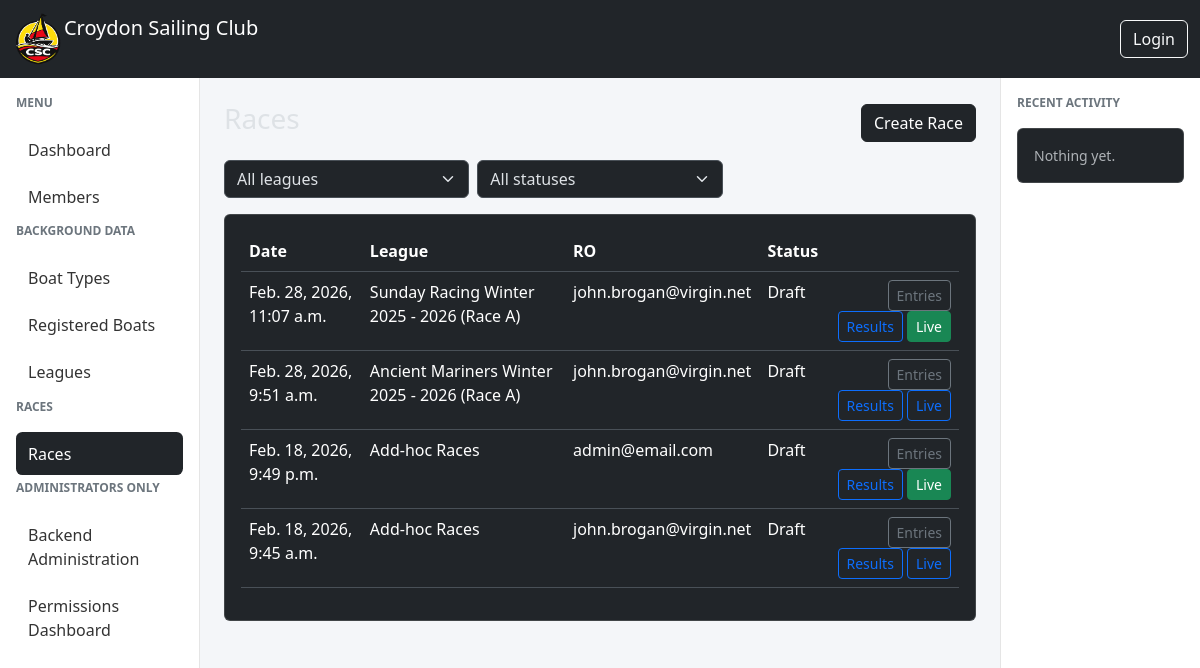
Before: / with the older database file.
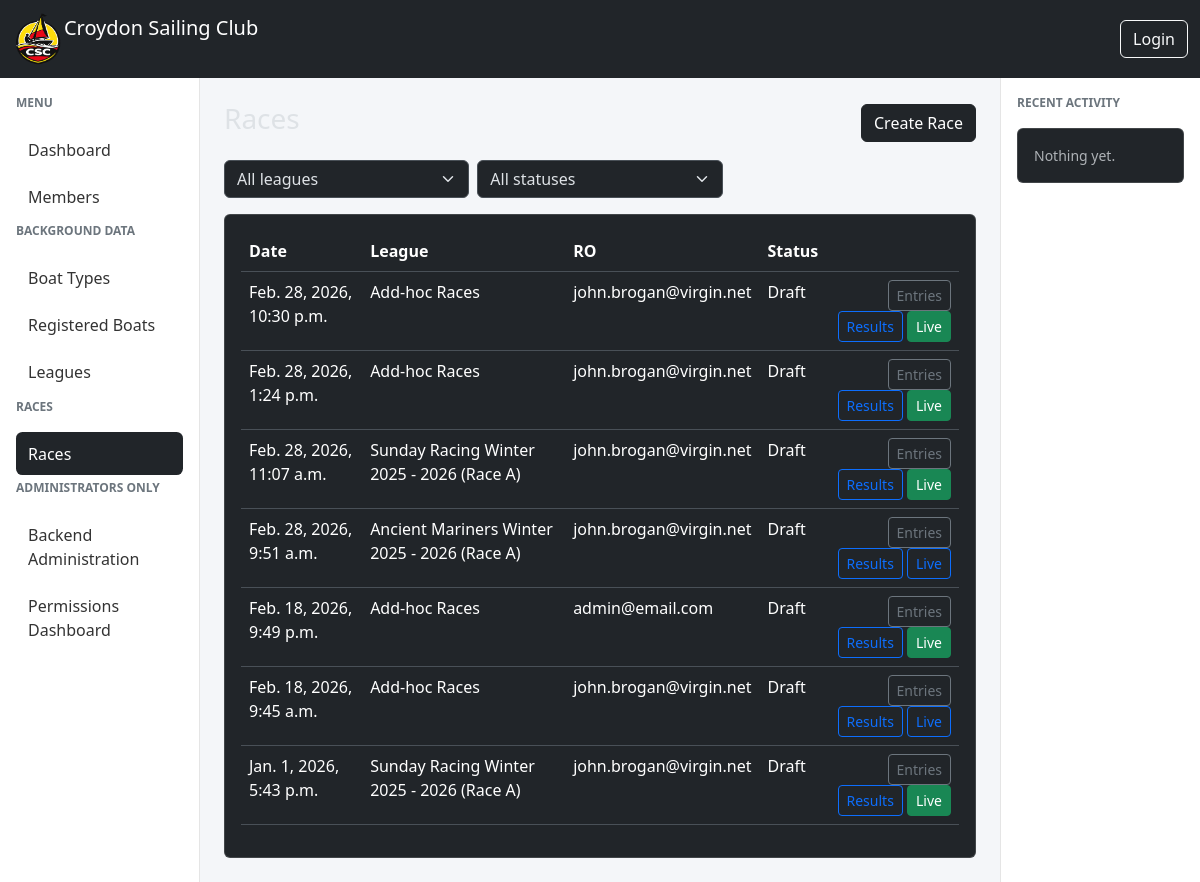
After: the same page with the newer database file.
### races/models.py (models this page shows, shortened)
class Race(models.Model):
    event = models.OneToOneField(Event, on_delete=models.CASCADE)
    league = models.ForeignKey(
        "races.League",
        on_delete=models.SET_NULL,
        null=True,
        blank=True,
        related_name="races",
    )
    race_officer = models.ForeignKey(
        settings.AUTH_USER_MODEL,
        on_delete=models.SET_NULL,
        null=True,
        related_name="races_as_ro",
    )
    assistant_race_officer = models.ForeignKey(
        settings.AUTH_USER_MODEL,
        on_delete=models.SET_NULL,
        null=True,
        blank=True,
        related_name="races_as_aro",
    )
    class RaceStatus(models.TextChoices):
        DRAFT = "draft", "Draft"
        OPEN = "open", "Open"
        RUNNING = "running", "Running"
        FINISHED = "finished", "Finished"
        VERIFIED = "verified", "Verified"
        LOCKED = "locked", "Locked"
    status = models.CharField(
        max_length=20,
        choices=RaceStatus.choices,
        default=RaceStatus.DRAFT,
    )

class Event(models.Model):
    class EventType(models.TextChoices):
        RACE = "race", "Race"
        MEETING = "meeting", "Meeting"
        WORKPARTY = "workparty", "Work Party"
    start_datetime = models.DateTimeField()
    type = models.CharField(max_length=20, choices=EventType.choices)
    created_by = models.ForeignKey(
        settings.AUTH_USER_MODEL,
        on_delete=models.SET_NULL,
        null=True,
        related_name="events_created",
    )
    created_at = models.DateTimeField(auto_now_add=True)
    is_active = models.BooleanField(default=True)

class League(models.Model):
    name = models.CharField(max_length=200, unique=True)
    description = models.CharField(max_length=200, blank=True)
    date_from = models.DateField(help_text='The first date a race can be added to this league')
    date_to = models.DateField(help_text='The last date a race can be added to this league')
    def __str__(self):
        return self.name

### members/models.py (models this page shows, shortened)
class Member(AbstractUser):
    username = models.CharField(
        max_length=150,
        unique=True,
        null=True,
        blank=True,
        verbose_name="Alias"
    )
    email = models.EmailField(
        unique=True,
        verbose_name="Email Address"
    )
    full_name = models.CharField(
        max_length=255,
        blank=True,
        help_text="Full name as an alternative to first and last name"
    )
    email_verified = models.BooleanField(
        default=False,
        help_text="Designates whether the user's email has been verified"
    )
    default_boat = models.ForeignKey(
        "races.RegisteredBoat",
        on_delete=models.SET_NULL,
        null=True,
        blank=True,
        related_name="default_for_members",
    )
    USERNAME_FIELD = "email"
    REQUIRED_FIELDS = ["username"]
    def __str__(self):
        return self.email

### races/views.py (the view)
# urls.py: path("", RaceListView.as_view(), name="races-list"),
class RaceListView(ListView):
    model = Race
    template_name = "races/race_list.html"
    context_object_name = "races"
    ordering = ["-event__start_datetime"]
    def get_queryset(self):
        qs = super().get_queryset().select_related("league")
        league_id = self.request.GET.get("league")
        status = self.request.GET.get("status")
        if league_id and league_id != "all":
            qs = qs.filter(league_id=league_id)
        if status and status != "all":
            qs = qs.filter(status=status)
        qs = qs.annotate(
            has_events=Exists(
                RaceEvent.objects.filter(
                    race=OuterRef("pk"),
                    event_type="start"
                )
            )
        )
        return qs
    def get_context_data(self, **kwargs):
        context = super().get_context_data(**kwargs)
        context["leagues"] = League.objects.order_by("name")
        context["selected_league"] = self.request.GET.get("league", "all")
        context["selected_status"] = self.request.GET.get("status", "all")
        return context

### races/templates/races/race_list.html (shortened to what this page needs)
{% extends "base.html" %}
{% block content %}
<div class="d-flex justify-content-between align-items-center mb-3">
    <h3>Races</h3>
    <a href="{% url 'race-add' %}" class="btn btn-dark">
        Create Race
    </a>
</div>
<form method="get" class="row g-2 mb-3">
    <div class="col-md-4">
        <select name="league" class="form-select" onchange="this.form.submit()">
            <option value="all">All leagues</option>
        </select>
    </div>
    <div class="col-md-4">
        <select name="status" class="form-select" onchange="this.form.submit()">
            <option value="all">All statuses</option>
        </select>
    </div>
</form>
<div class="card">
    <div class="card-body">
        <table class="table table-hover">
            <thead>
                <tr>
                    <th>Date</th>
                    <th>League</th>
                    <th>RO</th>
                    <th>Status</th>
                    <th></th>
                </tr>
            </thead>
            <tbody>
            {% for race in races %}
                <tr>
                    <td>{{ race.event.start_datetime }}</td>
                    <td>{{ race.league|default:"—" }}</td>
                    <td>{{ race.race_officer|default:"—" }}</td>
                    <td>{{ race.get_status_display }}</td>
                    <td class="text-end">
                        <a href="{% url 'race-entries' race.pk %}"
                           class="btn btn-sm btn-outline-secondary">
                           Entries
                        </a>
                        <a href="{% url 'select-result-set' race.id %}"
                            class="btn btn-sm btn-outline-primary">
                            Results
                        </a>
                        {% if race.has_events %}
                        <a href="{% url 'race-live' race.id %}" class="btn btn-sm btn-success">
                                Live
                            </a>
                        {% else %}
                            <a href="{% url 'race-live' race.id %}" class="btn btn-sm btn-outline-primary">
                                Live
                            </a>
                        {% endif %}
                    </td>
                </tr>
            {% empty %}
                <tr>
                    <td colspan="5" class="text-center text-muted">
                        No races yet
                    </td>
                </tr>
            {% endfor %}
            </tbody>
        </table>
    </div>
</div>
{% endblock %}

### csc_manager/templates/base.html (shortened to what this page needs)
{% load bootstrap5 %}
{% load static %}
<!DOCTYPE html>
<html lang="en" data-bs-theme="dark">
<head>
    {% bootstrap_css %}
</head>
<body>
<nav class="navbar navbar-expand-lg navbar-dark bg-dark">
    <div class="container-fluid">
        <a class="navbar-brand d-flex align-items-centre" href="/">
            <img src="{% static 'img/csc_logo_cropped.png' %}" class="logo"> Croydon Sailing Club
        </a>
        <div class="ms-auto">
            {% if user.is_authenticated %}
            <div class="dropdown">
                <a class="btn btn-outline-light dropdown-toggle"
                   data-bs-toggle="dropdown">
                    {{ user.get_short_name|default:user.email }}
                </a>
                <ul class="dropdown-menu dropdown-menu-end">
                    <li>
                        <a class="dropdown-item" href="#">Profile</a>
                    </li>
                    <li><hr class="dropdown-divider"></li>
                    <li>
                        <form method="post" action="{% url 'logout' %}">
                            {% csrf_token %}
                            <button class="dropdown-item">Logout</button>
                        </form>
                    </li>
                </ul>
            </div>
            {% else %}
                <a class="btn btn-outline-light" href="{% url 'login' %}">
                    Login
                </a>
            {% endif %}
        </div>
    </div>
</nav>
<div class="container-fluid">
    <div class="row">
        <div class="col-lg-2 d-none d-lg-block sidebar p-3">
            {% include "components/sidebar_menu.html" %}
        </div>
        <main class="col-lg-8 col-12 p-4">
            {% block content %}{% endblock %}
        </main>
        <div class="col-lg-2 d-none d-lg-block activity-panel p-3">
            <div class="sidebar-title">Recent Activity</div>
            {% block rightpanel %}
            <div class="card">
                <div class="card-body small text-muted">
                    Nothing yet.
                </div>
            </div>
            {% endblock %}
        </div>
    </div>
</div>
</body>
</html>

### csc_manager/templates/components/sidebar_menu.html
<div class="sidebar-title">Menu</div>
<a class="menu-link {% if request.resolver_match.url_name == 'dashboard' %}active{% endif %}"
   href="{% url 'dashboard' %}">
    Dashboard
</a>
<a class="menu-link {% if request.resolver_match.url_name == 'member-list' %}active{% endif %}"
   href="{% url 'member-list' %}">
    Members
</a>
<div class="sidebar-title">BACKGROUND DATA</div>
<a class="menu-link {% if request.resolver_match.url_name == 'boattype-list' %}active{% endif %}"
   href="{% url 'boattype-list' %}">
    Boat Types
</a>
<a class="menu-link {% if request.resolver_match.url_name == 'registered-boats-list' %}active{% endif %}"
   href="{% url 'registered-boats-list' %}">
    Registered Boats
</a>
<a class="menu-link {% if request.resolver_match.url_name == 'leagues-list' %}active{% endif %}"
   href="{% url 'leagues-list' %}">
    Leagues
</a>
<div class="sidebar-title">RACES</div>
<a class="menu-link {% if request.resolver_match.url_name == 'races-list' %}active{% endif %}"
   href="{% url 'races-list' %}">
    Races
</a>
<div class="sidebar-title">ADMINISTRATORS ONLY</div>
<a class="menu-link {% if request.resolver_match.url_name == 'admin' %}active{% endif %}"
   href="/admin">
    Backend Administration
</a>
<a class="menu-link {% if request.resolver_match.url_name == 'permission-dashboard' %}active{% endif %}"
   href="{% url 'permission-dashboard' %}">
    Permissions Dashboard
</a>

### csc_manager/templates/base.html (style rules this page uses)
body { background-color: #f4f6f9; }
.logo { height: 52px; width: auto; max-width: none; display: block; }
.sidebar { min-height: calc(100vh - 56px); border-right: 1px solid #e5e5e5; background: white; }
.sidebar-title { font-size: 0.75rem; font-weight: 600; text-transform: uppercase; color: #6c757d; margin-bottom: 1rem; }
.menu-link { display: block; padding: 0.6rem 0.75rem; margin-bottom: 0.25rem; border-radius: 0.4rem; color: #333; text-decoration: none; font-weight: 500; }
.menu-link.active { background-color: #212529; color: white; }
.activity-panel { background: white; border-left: 1px solid #e5e5e5; min-height: calc(100vh - 56px); }
.activity-panel .card { margin-bottom: 0.75rem; }
.navbar-brand { flex: 0 0 auto; max-width: none; }
.navbar-brand img { max-width: none !important; }
.navbar > .container-fluid { flex-wrap: nowrap; }

Changed rows visible on the page:
added Race: event.start_datetime "Feb. 28, 2026, 10:30 p.m.", league "Add-hoc Races", race_officer "john.brogan@virgin.net", status "Draft", shows "Live"
added Race: event.start_datetime "Feb. 28, 2026, 1:24 p.m.", league "Add-hoc Races", race_officer "john.brogan@virgin.net", status "Draft", shows "Live"
added Race: event.start_datetime "Jan. 1, 2026, 5:43 p.m.", league "Sunday Racing Winter 2025 - 2026 (Race A)", race_officer "john.brogan@virgin.net", status "Draft", shows "Live"
